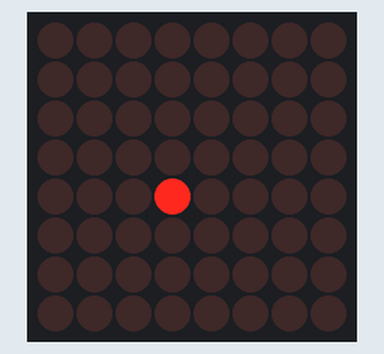
A sketch run on a simulated Arduino Uno, built with avr-gcc and run on an emulated ATmega328P. On the bench: 8×8 LED matrix.

Above: at 0.15 s.

The sketch:

max77xx_pixel.ino
```cpp
#include <SPI.h>
#include <Adafruit_GFX.h>
#include <Max72xxPanel.h>

Max72xxPanel matrix = Max72xxPanel(9, 1, 1);

void setup() {
    matrix.setIntensity(4); // яркость от 0 до 15
}

void loop() {
    matrix.drawPixel(3, 4, HIGH); // зажигаем пиксель с координатами {3,4}
    matrix.write(); // вывод всех пикселей на матрицу
    delay(300);
    matrix.drawPixel(3, 4, LOW);
    matrix.write();
    delay(300);
}
```
